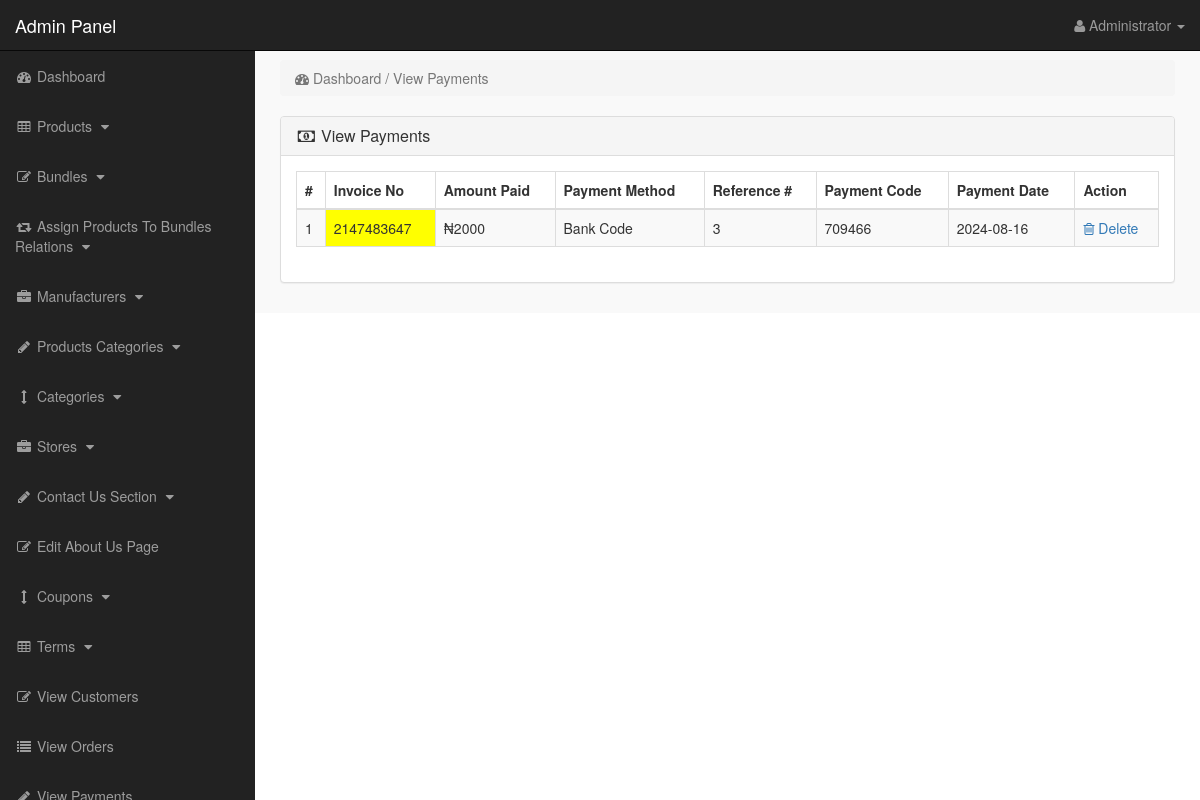
The app's page /admin_area/index.php?view_payments (signed in) with its own data.
### tables this page shows
CREATE TABLE `payments` (
  `payment_id` int(10) NOT NULL,
  `invoice_no` int(10) NOT NULL,
  `amount` int(10) NOT NULL,
  `payment_mode` text NOT NULL,
  `ref_no` int(10) NOT NULL,
  `code` int(10) NOT NULL,
  `payment_date` text NOT NULL
);

### admin_area/view_payments.php (the view)
<?php
if(!isset($_SESSION['admin_email'])){
echo "<script>window.open('login.php','_self')</script>";
}
else {
?>
<div class="row">
<div class="col-lg-12">
<ol class="breadcrumb">
<li class="active">
<i class="fa fa-dashboard"></i> Dashboard / View Payments
</li>
</ol>
</div>
</div>
<div class="row">
<div class="col-lg-12">
<div class="panel panel-default">
<div class="panel-heading">
<h3 class="panel-title">
<i class="fa fa-money fa-fw"> </i> View Payments
</h3>
</div>
<div class="panel-body">
<div class="table-responsive">
<table class="table table-hover table-bordered table-striped">
<thead>
<tr>
<th>#</th>
<th>Invoice No</th>
<th>Amount Paid</th>
<th>Payment Method</th>
<th>Reference #</th>
<th>Payment Code</th>
<th>Payment Date</th>
<th>Action</th>
</tr>
</thead>
<tbody>
<?php
$i = 0;
$get_payments = "select * from payments";
$run_payments = mysqli_query($con,$get_payments);
while($row_payments = mysqli_fetch_array($run_payments)){
$payment_id = $row_payments['payment_id'];
$invoice_no = $row_payments['invoice_no'];
$amount = $row_payments['amount'];
$payment_mode = $row_payments['payment_mode'];
$ref_no = $row_payments['ref_no'];
$code = $row_payments['code'];
$payment_date = $row_payments['payment_date'];
$i++;
?>
<tr>
<td><?php echo $i; ?></td>
<td bgcolor="yellow" ><?php echo $invoice_no; ?></td>
<td>₦<?php echo $amount; ?></td>
<td><?php echo $payment_mode; ?></td>
<td><?php echo $ref_no; ?></td>
<td><?php echo $code; ?></td>
<td><?php echo $payment_date; ?></td>
<td>
<a href="index.php?payment_delete=<?php echo $payment_id; ?>" >
<i class="fa fa-trash-o" ></i> Delete
</a>
</td>
</tr>
<?php } ?>
</tbody>
</table>
</div>
</div>
</div>
</div>
</div>
<?php } ?>

### admin_area/includes/sidebar.php (shortened to what this page needs)
<?php
if(!isset($_SESSION['admin_email'])){
echo "<script>window.open('login.php','_self')</script>";
}
else {
?>
<nav class="navbar navbar-inverse navbar-fixed-top" >
<div class="navbar-header" >
<a class="navbar-brand" href="index.php?dashboard" >Admin Panel</a>
</div>
<ul class="nav navbar-right top-nav" >
<li class="dropdown" >
<a href="#" class="dropdown-toggle" data-toggle="dropdown" >
<i class="fa fa-user" ></i>
<?php echo $admin_name; ?> <b class="caret" ></b>
</a>
</li>
</ul>
<div class="collapse navbar-collapse navbar-ex1-collapse">
<ul class="nav navbar-nav side-nav">
<li>
<a href="index.php?dashboard">
<i class="fa fa-fw fa-dashboard"></i> Dashboard
</a>
</li>
<li>
<a href="#" data-toggle="collapse" data-target="#products">
<i class="fa fa-fw fa-table"></i> Products
<i class="fa fa-fw fa-caret-down"></i>
</a>
</li>
<li>
<a href="#" data-toggle="collapse" data-target="#bundles">
<i class="fa fa-fw fa-edit"></i> Bundles
<i class="fa fa-fw fa-caret-down"></i>
</a>
</li>
<li>
<a href="#" data-toggle="collapse" data-target="#relations">
<i class="fa fa-fw fa-retweet"></i> Assign Products To Bundles Relations
<i class="fa fa-fw fa-caret-down"></i>
</a>
</li>
<li>
<a href="#" data-toggle="collapse" data-target="#manufacturers">
<i class="fa fa-fw fa-briefcase"></i> Manufacturers
<i class="fa fa-fw fa-caret-down"></i>
</a>
</li>
<li>
<a href="#" data-toggle="collapse" data-target="#p_cat">
<i class="fa fa-fw fa-pencil"></i> Products Categories
<i class="fa fa-fw fa-caret-down"></i>
</a>
</li>
<li>
<a href="#" data-toggle="collapse" data-target="#cat">
<i class="fa fa-fw fa-arrows-v"></i> Categories
<i class="fa fa-fw fa-caret-down"></i>
</a>
</li>
<li>
<a href="#" data-toggle="collapse" data-target="#store">
<i class="fa fa-fw fa-briefcase"></i> Stores
<i class="fa fa-fw fa-caret-down"></i>
</a>
</li>
<li>
<a href="#" data-toggle="collapse" data-target="#contact_us">
<i class="fa fa-fw fa-pencil"> </i> Contact Us Section
<i class="fa fa-fw fa-caret-down"></i>
</a>
</li>
<li>
<a href="index.php?edit_about_us">
<i class="fa fa-fw fa-edit"></i> Edit About Us Page
</a>
</li>
<li>
<a href="#" data-toggle="collapse" data-target="#coupons">
<i class="fa fa-fw fa-arrows-v"></i> Coupons
<i class="fa fa-fw fa-caret-down"></i>
</a>
</li>
<li>
<a href="#" data-toggle="collapse" data-target="#terms" >
<i class="fa fa-fw fa-table"></i> Terms
<i class="fa fa-fw fa-caret-down"></i>
</a>
</li>
<li>
<a href="index.php?view_customers">
<i class="fa fa-fw fa-edit"></i> View Customers
</a>
</li>
<li>
<a href="index.php?view_orders">
<i class="fa fa-fw fa-list"></i> View Orders
</a>
</li>
<li>
<a href="index.php?view_payments">
<i class="fa fa-fw fa-pencil"></i> View Payments
</a>
</li>
</ul>
</div>
</nav>
<?php } ?>

### admin_area/css/style.css (style rules this page uses)
body { margin-top:100px; }
@media (min-width: 768px) { body { margin-top:50px; } }
.top-nav { padding:0 15px; }
.top-nav>li { display:inline-block; float:left; }
.top-nav>li>a { padding-top:15px; padding-bottom:15px; line-height:20px; color:#999; }
@media (min-width: 768px) { .side-nav { position:fixed; top:51px; width:255px; border-radius:0; overflow-y:auto; background-color: #222; bottom:0; overflow-x:hidden; padding-bottom:40px; } }
@media (min-width: 768px) { .side-nav>li>a { width:255px; } }
.panel-body { border-radius:5px; }

### records on screen
payments: invoice_no "2147483647", amount "2000", payment_mode "Bank Code", ref_no "3", code "709466", payment_date "2024-08-16"

### other values on screen
$admin_name "Administrator"
